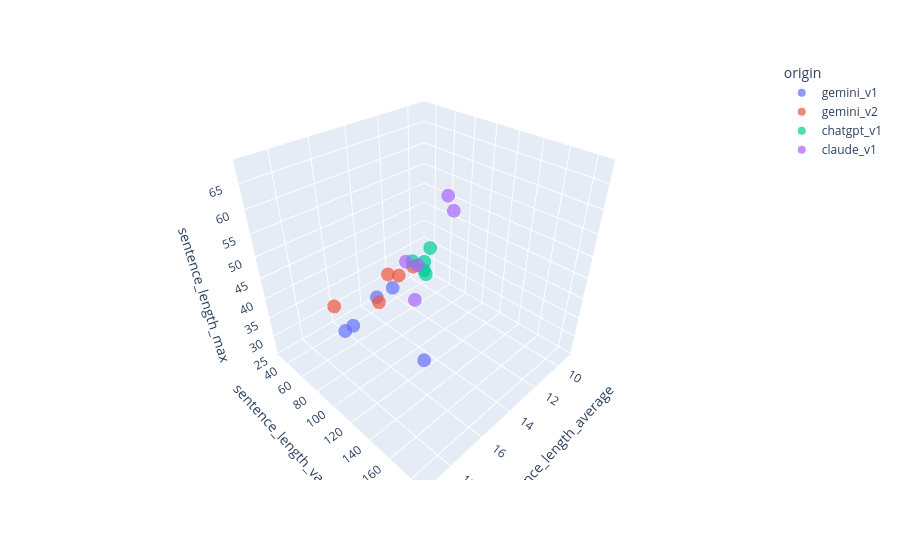

Notebook code cell kept with this figure:
### Code cell
fig = px.scatter_3d(
    ai_stories_df,
    "sentence_length_average",
    "sentence_length_variance",
    "sentence_length_max",
    color=ai_stories_df["origin"],
    opacity=0.7
)

fig.show()

### Figure 1 — Plotly figure (JSON) as saved in the notebook; plotly's stock layout.template omitted (floating-point values rounded to 4 significant figures)
{"data": [{"hovertemplate": "origin=gemini_v1<br>sentence_length_average=%{x}<br>sentence_length_variance=%{y}<br>sentence_length_max=%{z}<extra></extra>", "legendgroup": "gemini_v1", "marker": {"color": "#636efa", "opacity": 0.7, "symbol": "circle"}, "mode": "markers", "name": "gemini_v1", "scene": "scene", "showlegend": true, "type": "scatter3d", "x": [19.23, 13.43, 17.5, 12.61, 16.53], "y": [186.3, 38.34, 78.14, 45.35, 67.19], "z": [53, 28, 35, 30, 32]}, {"hovertemplate": "origin=gemini_v2<br>sentence_length_average=%{x}<br>sentence_length_variance=%{y}<br>sentence_length_max=%{z}<extra></extra>", "legendgroup": "gemini_v2", "marker": {"color": "#EF553B", "opacity": 0.7, "symbol": "circle"}, "mode": "markers", "name": "gemini_v2", "scene": "scene", "showlegend": true, "type": "scatter3d", "x": [18.68, 16.44, 14.72, 12.92, 12.66], "y": [96.42, 99.06, 78.75, 76.97, 54.88], "z": [47, 43, 43, 41, 35]}, {"hovertemplate": "origin=chatgpt_v1<br>sentence_length_average=%{x}<br>sentence_length_variance=%{y}<br>sentence_length_max=%{z}<extra></extra>", "legendgroup": "chatgpt_v1", "marker": {"color": "#00cc96", "opacity": 0.7, "symbol": "circle"}, "mode": "markers", "name": "chatgpt_v1", "scene": "scene", "showlegend": true, "type": "scatter3d", "x": [9.382, 10.47, 10.18, 9.985, 9.156], "y": [37.0, 51.58, 31.72, 51.54, 31.2], "z": [26, 34, 31, 37, 26]}, {"hovertemplate": "origin=claude_v1<br>sentence_length_average=%{x}<br>sentence_length_variance=%{y}<br>sentence_length_max=%{z}<extra></extra>", "legendgroup": "claude_v1", "marker": {"color": "#ab63fa", "opacity": 0.7, "symbol": "circle"}, "mode": "markers", "name": "claude_v1", "scene": "scene", "showlegend": true, "type": "scatter3d", "x": [13.52, 14.07, 12.92, 12.04, 15.33], "y": [87.99, 87.93, 82.02, 105.3, 145.2], "z": [35, 46, 42, 56, 68]}], "layout": {"legend": {"title": {"text": "origin"}, "tracegroupgap": 0}, "margin": {"t": 60}, "scene": {"domain": {"x": [0, 1], "y": [0, 1]}, "xaxis": {"title": {"text": "sentence_length_average"}}, "yaxis": {"title": {"text": "sentence_length_variance"}}, "zaxis": {"title": {"text": "sentence_length_max"}}}}}
